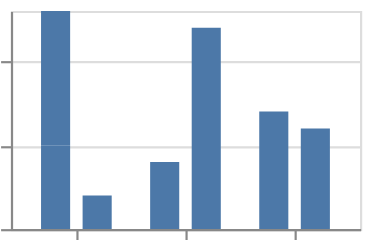

Vega-Lite specification for this chart:
### Vega-Lite specification from a JSON file in a GitHub repository (floating-point values rounded to 4 significant figures)
{"$schema": "https://vega.github.io/schema/vega-lite/v6.json", "padding": 5, "autosize": "none", "data": {"name": "table", "values": [{"c": "A", "g": "p", "x": 1, "y": 2, "v": 5, "t": "2024-01-15", "o": {"v": 3}, "IMDB Rating": 6.1, "d": "x1"}, {"c": "B", "g": "q", "x": 2, "y": 4, "v": 9, "t": "2024-02-20", "o": {"v": 7}, "IMDB Rating": 7.4, "d": "x2"}, {"c": "A", "g": "q", "x": 3, "y": 3, "v": 2, "t": "2024-03-05", "o": {"v": 1}, "IMDB Rating": 5.2, "d": "x1"}, {"c": "C", "g": "p", "x": 4, "y": 6, "v": 7, "t": "2024-05-30", "o": {"v": 4}, "IMDB Rating": 8.8, "d": "x3"}, {"c": "B", "g": "p", "x": 5, "y": 5, "v": 4, "t": "2024-07-11", "o": {"v": 9}, "IMDB Rating": 6.9, "d": "x2"}, {"c": "C", "g": "q", "x": 6, "y": 8, "v": 6, "t": "2024-09-02", "o": {"v": 2}, "IMDB Rating": 7.7, "d": "x3"}, {"c": "A", "g": "p", "x": 7, "y": 7, "v": 8, "t": "2024-11-25", "o": {"v": 5}, "IMDB Rating": 4.4, "d": "x1"}, {"c": "B", "g": "q", "x": 8, "y": 9, "v": 3, "t": "2024-12-31", "o": {"v": 8}, "IMDB Rating": 9.1, "d": "x2"}]}, "width": 160, "height": 100, "mark": "bar", "encoding": {"x": {"field": "c", "type": "nominal"}, "y": {"field": "v", "type": "quantitative"}, "xOffset": {"field": "g", "type": "nominal"}}, "config": {"scale": {"offsetBandPaddingInner": 0.3, "offsetBandPaddingOuter": 0.2}}}
